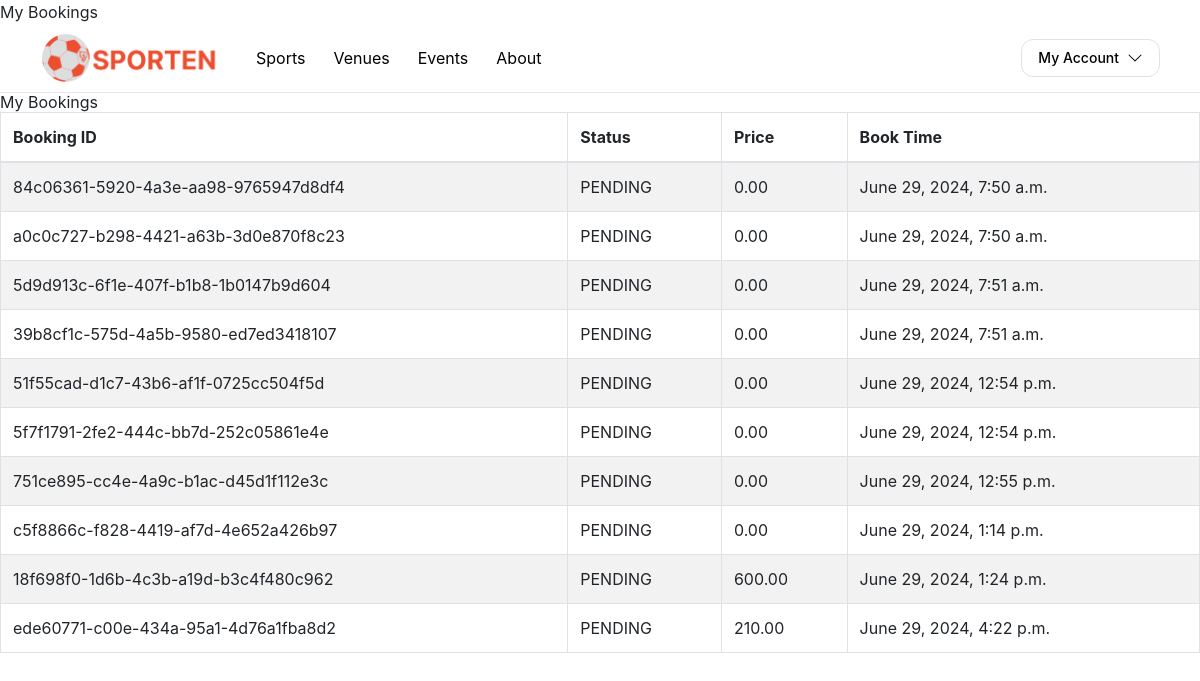
Screenshot of /my_bookings/ (signed in) with the database file from the repository.
### base/models.py (models this page shows, shortened)
class Booking(models.Model):
    statusChoices = [
        ('PENDING', 'Pending'),
        ('CANCELLED', 'Cancelled'),
        ('COMPLETED', 'Completed'),
    ]
    bookingID = models.UUIDField(primary_key=True, default=uuid.uuid4, editable=False)
    userID = models.ForeignKey("User", on_delete=models.CASCADE)
    bookTime = models.DateTimeField(auto_now_add=True)
    price = models.DecimalField(decimal_places=2, max_digits=10)
    status = models.CharField(
        max_length=10,
        choices=statusChoices,
        default='PENDING',
    )

### base/views.py (the view)
# urls.py: path('my_bookings/', views.my_bookings, name='my_bookings'),
@login_required
def my_bookings(request):
    bookings = Booking.objects.filter(userID=request.user)
    return render(request, 'my_bookings.html', {'bookings': bookings})

### base/templates/my_bookings.html (shortened to what this page needs)
{% extends "base.html" %}
{% block content %}
<h1>My Bookings</h1>
<table class="table table-striped table-bordered">
    <thead>
        <tr>
            <th>Booking ID</th>
            <th>Status</th>
            <th>Price</th>
            <th>Book Time</th>
        </tr>
    </thead>
    <tbody>
        {% for booking in bookings %}
        <tr>
            <td>{{ booking.bookingID }}</td>
            <td>{{ booking.status }}</td>
            <td>{{ booking.price }}</td>
            <td>{{ booking.bookTime }}</td>
        </tr>
        {% endfor %}
    </tbody>
</table>
{% endblock %}

### rows the page displays
Booking: bookingID "84c06361-5920-4a3e-aa98-9765947d8df4", status "PENDING", price "0.00", bookTime "June 29, 2024, 7:50 a.m."
Booking: bookingID "a0c0c727-b298-4421-a63b-3d0e870f8c23", status "PENDING", price "0.00", bookTime "June 29, 2024, 7:50 a.m."
Booking: bookingID "5d9d913c-6f1e-407f-b1b8-1b0147b9d604", status "PENDING", price "0.00", bookTime "June 29, 2024, 7:51 a.m."
Booking: bookingID "39b8cf1c-575d-4a5b-9580-ed7ed3418107", status "PENDING", price "0.00", bookTime "June 29, 2024, 7:51 a.m."
Booking: bookingID "51f55cad-d1c7-43b6-af1f-0725cc504f5d", status "PENDING", price "0.00", bookTime "June 29, 2024, 12:54 p.m."
Booking: bookingID "5f7f1791-2fe2-444c-bb7d-252c05861e4e", status "PENDING", price "0.00", bookTime "June 29, 2024, 12:54 p.m."
Booking: bookingID "751ce895-cc4e-4a9c-b1ac-d45d1f112e3c", status "PENDING", price "0.00", bookTime "June 29, 2024, 12:55 p.m."
Booking: bookingID "c5f8866c-f828-4419-af7d-4e652a426b97", status "PENDING", price "0.00", bookTime "June 29, 2024, 1:14 p.m."
Booking: bookingID "18f698f0-1d6b-4c3b-a19d-b3c4f480c962", status "PENDING", price "600.00", bookTime "June 29, 2024, 1:24 p.m."
Booking: bookingID "ede60771-c00e-434a-95a1-4d76a1fba8d2", status "PENDING", price "210.00", bookTime "June 29, 2024, 4:22 p.m."
